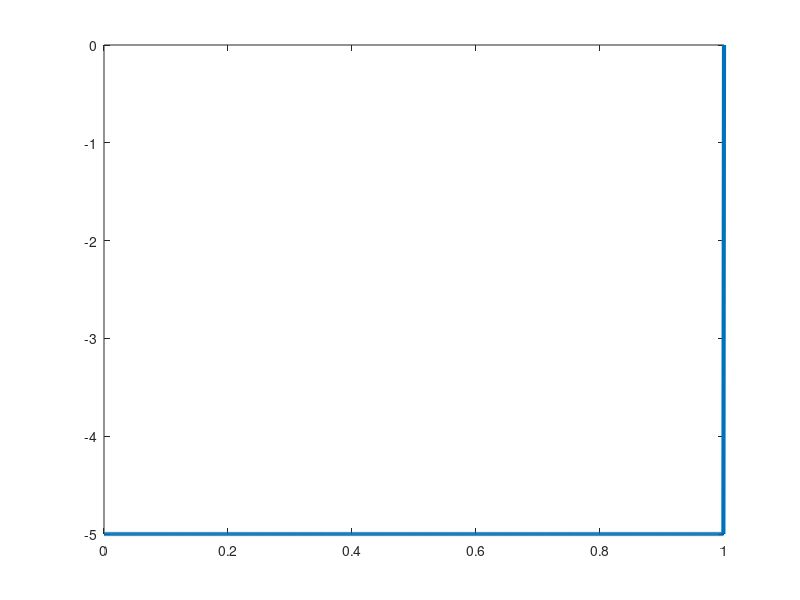

Here is the MATLAB script that generated this plot:
bits = input('prompt');%[1 0 1 1 1 0 0 1];
b_rt=1;
n=1000;
T=length(bits)/b_rt;
to_smp=n*length(bits);
dt=T/to_smp;
t=0:dt:T;
y=zeros(1,length(t));
v = input('prompt');
for i=1:length(bits)
  if bits(i)==1
    y((i-1)*n+1:i*n) = v;
  else 
    y((i-1)*n+1:i*n) = -v;
  end
end
plot(t, y, 'Linewidth', 3);
%decoding
count=0;
for i=1:length(t)
  if t(i)>count
    count=count+1;
    if y(i)>0
      result(count)=y(i)/v;
    else
      result(count)=0;
    endif
  endif
endfor
disp('nrz-L decoding');
disp(result);
